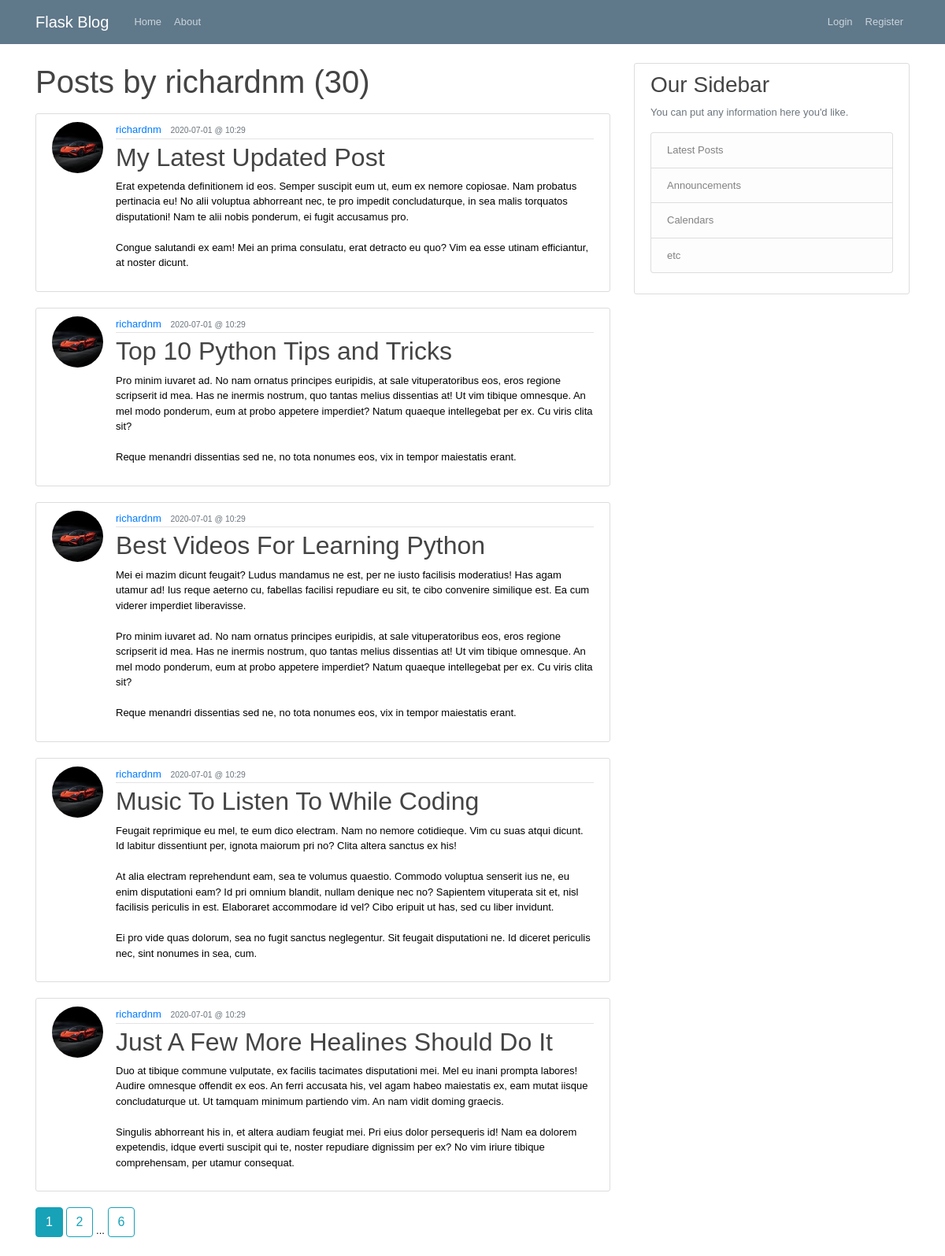
/user/richardnm, run on the app's committed database.
### flaskblog/models.py (models this page shows, shortened)
class User(db.Model, UserMixin):
    id = db.Column(db.Integer, primary_key=True)
    username = db.Column(db.String(20), unique=True, nullable=False)
    email = db.Column(db.String(120), unique=True, nullable=False)
    image_file = db.Column(db.String(20), nullable=False, default='default.jpeg')
    password = db.Column(db.String(60), nullable=False)
    posts = db.relationship('Post', backref='author', lazy=True)
    deleted_posts = db.relationship('DeletedPost', backref='author', lazy=True)

class Post(db.Model):
    id = db.Column(db.Integer, primary_key=True)
    title = db.Column(db.String(100), nullable=False)
    date_posted = db.Column(db.DateTime, nullable=False, default=datetime.utcnow)
    date_edited = db.Column(db.DateTime, nullable=False, default=datetime.utcnow)
    content = db.Column(db.Text, nullable=False)
    user_id = db.Column(db.Integer, db.ForeignKey('user.id'), nullable=False)
    post_history = db.relationship('PostHistory', backref='post', lazy=True)

### flaskblog/routes.py (the view)
@app.route('/user/<string:username>')
def user_posts(username):
    page = request.args.get('page', 1, type=int)
    user = User.query.filter_by(username=username).first_or_404()
    posts = Post.query.filter_by(author=user)\
        .order_by(Post.date_edited.desc())\
        .paginate(page=page, per_page=5)
    tz = timezone.utc
    return render_template('user_posts.html', posts=posts, user=user, tz=tz)

### flaskblog/templates/user_posts.html
{% extends 'layout.html' %}
{% block content %}
    <h1 class="mb-3">Posts by {{ user.username }} ({{ posts.total }})</h1>
    {% for post in posts.items %}
        <article class="media content-section">
            <img class="rounded-circle article-img" src=" {{ url_for('static', filename='profile_pics/' + post.author.image_file) }} " alt="">
            <div class="media-body">
            <div class="article-metadata">
                <a class="mr-2" href="{{ url_for('user_posts', username=post.author.username) }}">{{ post.author.username }}</a>
                {% if post.date_posted != post.date_edited %}
                    <small class="text-muted">{{ post.date_posted.replace(tzinfo=tz).astimezone(tz=None).strftime('%Y-%m-%d @ %H:%M') }} </small> <br>
                    <small class="text-muted">Edited {{ post.date_edited.replace(tzinfo=tz).astimezone(tz=None).strftime('%Y-%m-%d @ %H:%M') }} </small>
                {% else %}
                    <small class="text-muted">{{ post.date_posted.replace(tzinfo=tz).astimezone(tz=None).strftime('%Y-%m-%d @ %H:%M') }} </small>
                {% endif %}
            </div>
            <h2><a class="article-title" href="{{ url_for('post', post_id=post.id) }}">{{ post.title }}</a></h2>
            <p class="article-content">{{ post.content }}</p>
            </div>
        </article>
    {% endfor %}
    {% for page_num in posts.iter_pages(left_edge=1, right_edge=1, left_current=1, right_current=2) %}
        {% if page_num %}
            {% if posts.page == page_num %}
                <a class="btn btn-info mb-4" href="{{ url_for('user_posts', username=user.username, page=page_num) }}">{{ page_num }}</a>
            {% else %}
                <a class="btn btn-outline-info mb-4" href="{{ url_for('user_posts', username=user.username, page=page_num) }}">{{ page_num }}</a>
            {% endif %}
        {% else %}
            ...
        {% endif %}
    {% endfor %}
{% endblock content %}

### flaskblog/templates/layout.html (shortened to what this page needs)
<!DOCTYPE html>
<html lang="en">
<head>
    <link rel="stylesheet" href="https://maxcdn.bootstrapcdn.com/bootstrap/4.0.0/css/bootstrap.min.css">
    <link rel="stylesheet" type="text/css" href="{{ url_for('static', filename='main.css') }}">
    <link rel="stylesheet" href="{{ url_for('static', filename='style2.css') }}">
</head>
<body>
    <header class="site-header">
        <nav class="navbar navbar-expand-md navbar-dark bg-steel fixed-top">
          <div class="container">
            <a class="navbar-brand mr-4" href="/">Flask Blog</a>
            <div class="collapse navbar-collapse" id="navbarToggle">
              <div class="navbar-nav mr-auto">
                <a class="nav-item nav-link" href="{{ url_for('home') }}">Home</a>
                <a class="nav-item nav-link" href="{{ url_for('about') }}">About</a>
              </div>
              <div class="navbar-nav">
                <div class="navbar-nav">
                  {% if current_user.is_authenticated %}
                  <a class="nav-item nav-link" href="{{ url_for('new_post')}}">New Post</a>
                  <a class="nav-item nav-link" href="{{ url_for('account')}}">{{ current_user.username }} </a>
                  <a class="nav-item nav-link" href="{{ url_for('logout')}}">Logout</a>
                  <div class="center-vertical">
                      <a class="nav-item nav-icon" href="/settings"> <i class="material-icons small-icon">settings</i> </a>
                  </div>
                </div>
                  {% else %}
                    <a class="nav-item nav-link" href="{{ url_for('login')}}">Login</a>
                    <a class="nav-item nav-link" href="{{ url_for('register')}}">Register</a>
                  {% endif %}
                </div>
              </div>
            </div>
          </div>
        </nav>
    </header>
    <main role="main" class="container">
        <div class="row">
            <div class="col-md-8">
                {% block content %}
                {% endblock %}
            </div>
                <div class="col-md-4">
                <div class="content-section">
                    <h3>Our Sidebar</h3>
                    <p class='text-muted'>You can put any information here you'd like.
                    <ul class="list-group">
                        <li class="list-group-item list-group-item-light">Latest Posts</li>
                        <li class="list-group-item list-group-item-light">Announcements</li>
                        <li class="list-group-item list-group-item-light">Calendars</li>
                        <li class="list-group-item list-group-item-light">etc</li>
                    </ul>
                    </p>
                </div>
            </div>
        </div>
    </main>
</body>
</html>

### flaskblog/static/main.css (style rules this page uses)
body { background: #fafafa; color: #333333; margin-top: 5rem; }
h1, h2, h3, h4, h5, h6 { color: #444444; }
.bg-steel { background-color: #5f788a; }
.site-header .navbar-nav .nav-link { color: #cbd5db; }
.content-section { background: #ffffff; padding: 10px 20px; border: 1px solid #dddddd; border-radius: 3px; margin-bottom: 20px; }
.article-title { color: #444444; }
.article-content { white-space: pre-line; }
.article-img { height: 65px; width: 65px; margin-right: 16px; }
.article-metadata { padding-bottom: 1px; margin-bottom: 4px; border-bottom: 1px solid #e3e3e3 }

### flaskblog/static/style2.css (style rules this page uses)
* { margin:0px; }
body { background-color: #FFFFFF; font-family: Verdana,Arial,Helvetica,sans-serif; font-size: small; color: #000000; }

### data on the page
User: username "richardnm"
Post: image_file (picture), author.username "richardnm", date_posted.replace "2020-07-01 @ 10:29", title "My Latest Updated Post", content "Erat expetenda definitionem id eos. Semper suscipit eum ut, eum ex nemore copiosae. Nam probatus pertinacia eu! No alii voluptua abhorreant nec, te pro impedit concludaturque, in sea malis torquatos disputationi! Nam te alii nobis ponderum, ei fugit accusamus pro. Congue salutandi ex eam! Mei an prima consulatu, erat detracto eu quo? Vim ea esse utinam efficiantur, at noster dicunt."
Post: image_file (picture), author.username "richardnm", date_posted.replace "2020-07-01 @ 10:29", title "Top 10 Python Tips and Tricks", content "Pro minim iuvaret ad. No nam ornatus principes euripidis, at sale vituperatoribus eos, eros regione scripserit id mea. Has ne inermis nostrum, quo tantas melius dissentias at! Ut vim tibique omnesque. An mel modo ponderum, eum at probo appetere imperdiet? Natum quaeque intellegebat per ex. Cu viris clita sit? Reque menandri dissentias sed ne, no tota nonumes eos, vix in tempor maiestatis erant."
Post: image_file (picture), author.username "richardnm", date_posted.replace "2020-07-01 @ 10:29", title "Best Videos For Learning Python", content "Mei ei mazim dicunt feugait? Ludus mandamus ne est, per ne iusto facilisis moderatius! Has agam utamur ad! Ius reque aeterno cu, fabellas facilisi repudiare eu sit, te cibo convenire similique est. Ea cum viderer imperdiet liberavisse. Pro minim iuvaret ad. No nam ornatus principes euripidis, at sale vituperatoribus eos, eros regione scripserit id mea. Has ne inermis nostrum, quo tantas melius dissentias at! Ut vim tibique omnesque. An mel modo ponderum, eum at probo appetere imperdiet? Natum quaeque intellegebat per ex. Cu viris clita sit? Reque menandri dissentias sed ne, no tota nonumes eos, vix in tempor maiestatis erant."
Post: image_file (picture), author.username "richardnm", date_posted.replace "2020-07-01 @ 10:29", title "Music To Listen To While Coding", content "Feugait reprimique eu mel, te eum dico electram. Nam no nemore cotidieque. Vim cu suas atqui dicunt. Id labitur dissentiunt per, ignota maiorum pri no? Clita altera sanctus ex his! At alia electram reprehendunt eam, sea te volumus quaestio. Commodo voluptua senserit ius ne, eu enim disputationi eam? Id pri omnium blandit, nullam denique nec no? Sapientem vituperata sit et, nisl facilisis periculis in est. Elaboraret accommodare id vel? Cibo eripuit ut has, sed cu liber invidunt. Ei pro vide quas dolorum, sea no fugit sanctus neglegentur. Sit feugait disputationi ne. Id diceret periculis nec, sint nonumes in sea, cum."
Post: image_file (picture), author.username "richardnm", date_posted.replace "2020-07-01 @ 10:29", title "Just A Few More Healines Should Do It", content "Duo at tibique commune vulputate, ex facilis tacimates disputationi mei. Mel eu inani prompta labores! Audire omnesque offendit ex eos. An ferri accusata his, vel agam habeo maiestatis ex, eam mutat iisque concludaturque ut. Ut tamquam minimum partiendo vim. An nam vidit doming graecis. Singulis abhorreant his in, et altera audiam feugiat mei. Pri eius dolor persequeris id! Nam ea dolorem expetendis, idque everti suscipit qui te, noster repudiare dignissim per ex? No vim iriure tibique comprehensam, per utamur consequat."

### other printed values
{{ posts.total }} "30"
{{ page_num }} "1"
{{ page_num }} "2" "6"
